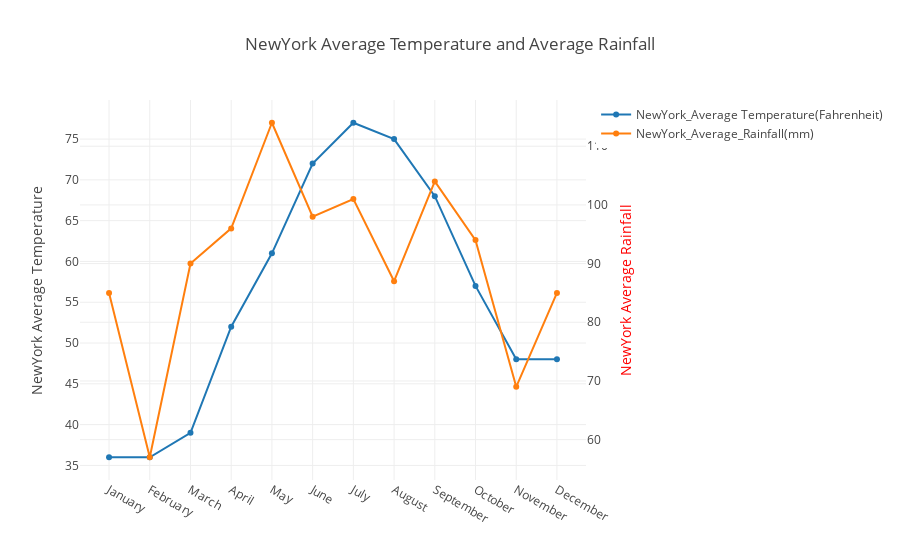

This figure's notebook cell:
### Markdown cell above
**Plot the figure**

Notice the variation between Average Temperature and Average Rainfall of NewYork

### Code cell
fig = go.Figure(data=Data, 
                layout=Layout)

offline.iplot(fig)

### Figure 1 — Plotly figure (JSON) as saved in the notebook; plotly's stock layout.template omitted (floating-point values rounded to 4 significant figures)
{"data": [{"name": "NewYork_Average Temperature(Fahrenheit)", "type": "scatter", "uid": "1f4688ac-c56a-11e8-b765-6030d4660e22", "x": ["January", "February", "March", "April", "May", "June", "July", "August", "September", "October", "November", "December"], "y": [36, 36, 39, 52, 61, 72, 77, 75, 68, 57, 48, 48]}, {"name": "NewYork_Average_Rainfall(mm)", "type": "scatter", "uid": "1f468ad2-c56a-11e8-9f93-6030d4660e22", "x": ["January", "February", "March", "April", "May", "June", "July", "August", "September", "October", "November", "December"], "y": [85, 57, 90, 96, 114, 98, 101, 87, 104, 94, 69, 85], "yaxis": "y2"}], "layout": {"title": "NewYork Average Temperature and Average Rainfall", "yaxis": {"title": "NewYork Average Temperature"}, "yaxis2": {"overlaying": "y", "side": "right", "title": "NewYork Average Rainfall", "titlefont": {"color": "red"}}}}
